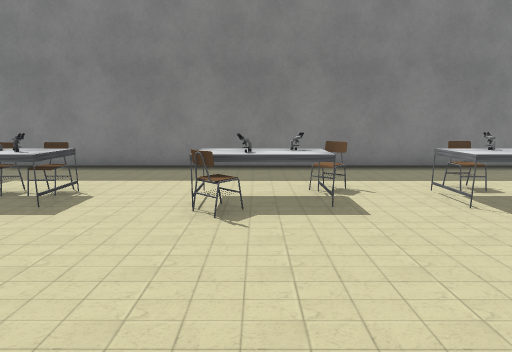
View 1 (above)

12 first-person views from a walk through a Unity game level. The camera is 1.3 m above the floor, tilts 10° down and sees 80° across. Doors are open. The floor is counted in squares, 1 m on a side. Each view is taken from the middle of a square. On the plan, view 1 faces up. The plan holds only what a view shows up to about 14 squares ahead; the rest is blank. The player character is not drawn. Some animated figures are not drawn. Some surface patterns are stand-ins.

View 2
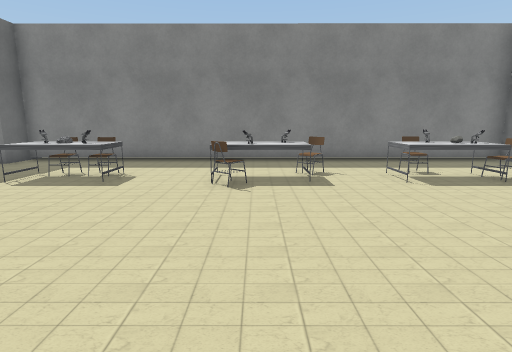

View 3
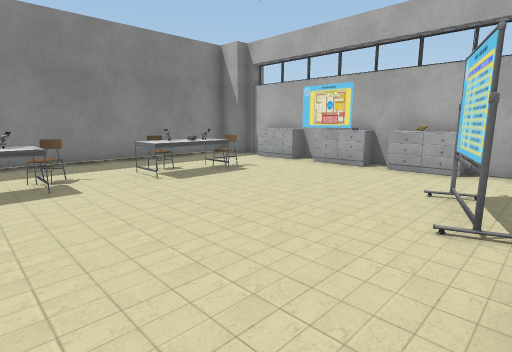

View 4
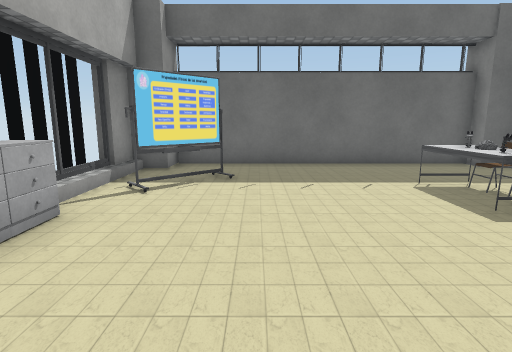

View 5
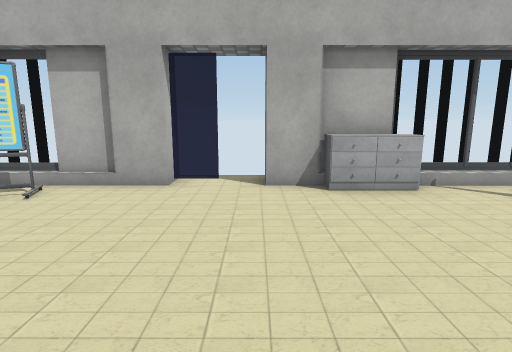

View 6
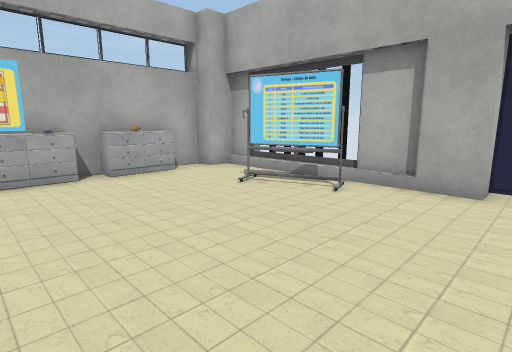

View 7
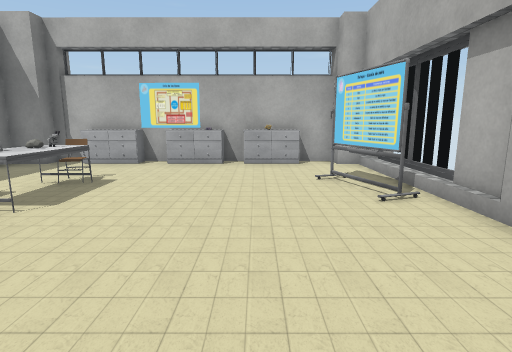

View 8
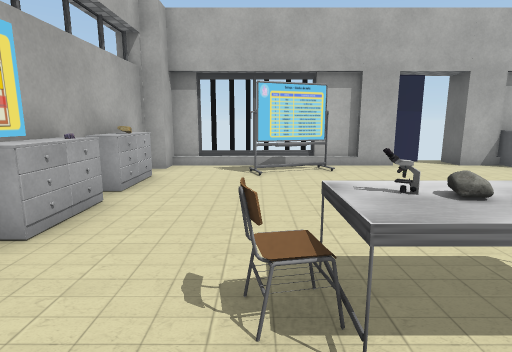

View 9
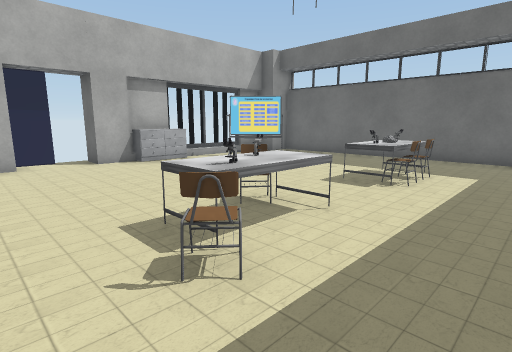

View 10
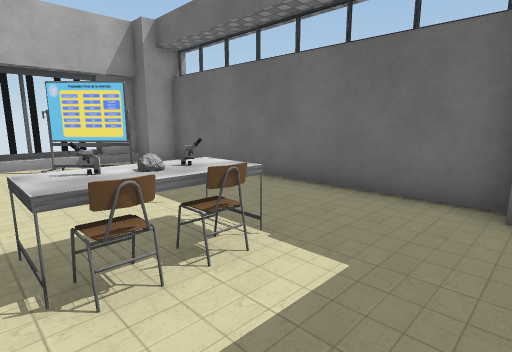

View 11
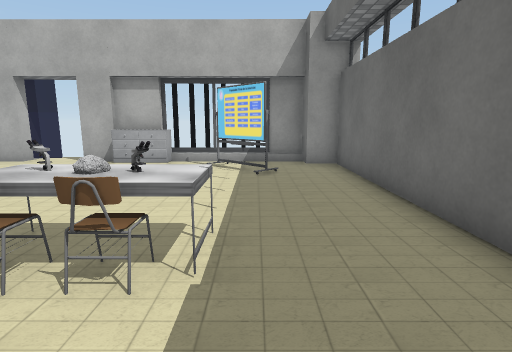

View 12
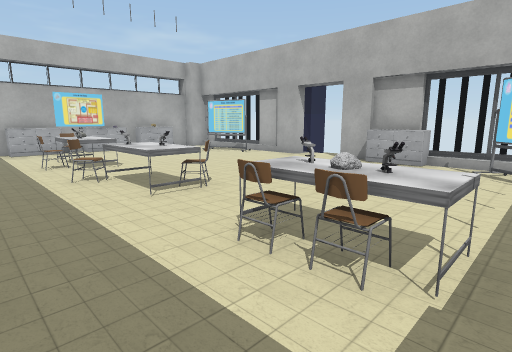

### Floor plan
Points are (right, up) in squares from view 1. A wall is a line through its corners. A room is listed if a view was taken in it or the views show most of it. See-through windows are left out.
Room 1 (views 1, 2, 3, 4, 5, 6, 7, 8, 9, 10, 11, 12)
walls: (-1.5, -2.2) (-0.2, -2.2) (-0.2, -3.2); (2.9, -2.4) (4.4, -2.4); (-3, -2.4) (-1.2, -2.4); (1.8, -3.2) (1.8, -2.2) (3.3, -2.2); (9.1, 3.4) (9.1, 4.6); (-7.6, -2.4) (-6.2, -2.4); (7.8, -2.4) (8.5, -2.4) (8.5, -1.6) (9.1, -1.6) (9.1, -0.4); (9.1, 6.4) (9.1, 7.6) (8.5, 7.6) (8.5, 8.6) (-7.9, 8.7) (-7.9, 7.6) (-8.5, 7.6) (-8.5, -1.5)
ways out: open door at (0.5, -3); gap at (-5, -3); gap at (7, -3)
objects: other object (-8, -2); other object (-6, -1) to (-5, 0); other object (-5, 5); other object (-5, 6); other object (-4, 5); other object (-4, 6); other object (-3, -2) to (-2, -2); other object (-3, 5); other object (-1, 4); other object (-1, 5); other object (0, 5) to (1, 5); other object (2, 6); other object (3, 5) to (4, 5); other object (4, -1) to (6, -1); other object (4, 6); other object (5, 5); other object (6, 5); other object (9, 0) to (9, 1); other object (9, 2); other object (9, 3); other object (9, 5) to (9, 6)

Where each view was taken, in squares from view 1:
view 1: 0 up, 0 right, facing up
view 2: 2 down, 0 right, facing up
view 3: 2 down, 0 right, facing up-right
view 4: 1 up, 1 right, facing left
view 5: 4 up, 0 right, facing down
view 6: 4 up, 1 right, facing down-right
view 7: 1 up, 1 left, facing right
view 8: 7 up, 6 right, facing down
view 9: 8 up, 3 right, facing down-left
view 10: 8 up, 3 left, facing down-left
view 11: 8 up, 6 left, facing down
view 12: 8 up, 6 left, facing down-right
